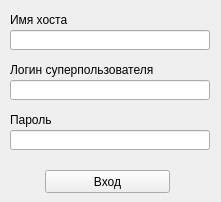
<?xml version="1.0" encoding="UTF-8"?>
<ui version="4.0">
 <class>Form</class>
 <widget class="QWidget" name="Form">
  <property name="geometry">
   <rect>
    <x>0</x>
    <y>0</y>
    <width>221</width>
    <height>202</height>
   </rect>
  </property>
  <property name="windowTitle">
   <string>Super Root</string>
  </property>
  <widget class="QPushButton" name="enterButton">
   <property name="geometry">
    <rect>
     <x>45</x>
     <y>170</y>
     <width>125</width>
     <height>23</height>
    </rect>
   </property>
   <property name="text">
    <string>Вход</string>
   </property>
  </widget>
  <widget class="QLineEdit" name="lineEdit_hostname">
   <property name="geometry">
    <rect>
     <x>10</x>
     <y>30</y>
     <width>200</width>
     <height>20</height>
    </rect>
   </property>
  </widget>
  <widget class="QLabel" name="label_hostname">
   <property name="geometry">
    <rect>
     <x>10</x>
     <y>10</y>
     <width>200</width>
     <height>20</height>
    </rect>
   </property>
   <property name="text">
    <string>Имя хоста</string>
   </property>
  </widget>
  <widget class="QLineEdit" name="lineEdit_user">
   <property name="geometry">
    <rect>
     <x>10</x>
     <y>80</y>
     <width>200</width>
     <height>20</height>
    </rect>
   </property>
  </widget>
  <widget class="QLabel" name="label_user">
   <property name="geometry">
    <rect>
     <x>10</x>
     <y>60</y>
     <width>200</width>
     <height>20</height>
    </rect>
   </property>
   <property name="text">
    <string>Логин суперпользователя</string>
   </property>
  </widget>
  <widget class="QLabel" name="label_password">
   <property name="geometry">
    <rect>
     <x>10</x>
     <y>110</y>
     <width>200</width>
     <height>20</height>
    </rect>
   </property>
   <property name="text">
    <string>Пароль</string>
   </property>
  </widget>
  <widget class="QLineEdit" name="lineEdit_password">
   <property name="geometry">
    <rect>
     <x>10</x>
     <y>130</y>
     <width>200</width>
     <height>20</height>
    </rect>
   </property>
  </widget>
 </widget>
 <resources/>
 <connections/>
</ui>
